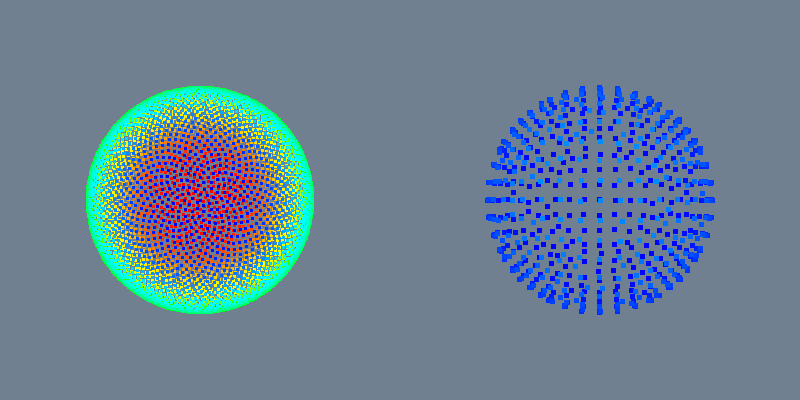

Generate this figure with Python:
#!/usr/bin/env python

# Downsample a point cloud using vtkVoxelGrid. The left viewport shows
# the original dense cloud and the right shows the voxelized result
# with one representative point per voxel.

import math

# Factory overrides: importing these modules registers the OpenGL rendering
# and interaction style implementations for vtkRenderingCore factory classes.
import vtkmodules.vtkInteractionStyle  # noqa: F401
import vtkmodules.vtkRenderingOpenGL2  # noqa: F401
# VTK pipeline classes used in this example
from vtkmodules.vtkCommonCore import vtkFloatArray, vtkPoints
from vtkmodules.vtkCommonDataModel import (
    vtkCellArray,
    vtkPolyData,
)
from vtkmodules.vtkFiltersGeneral import vtkVertexGlyphFilter
from vtkmodules.vtkFiltersPoints import vtkVoxelGrid
from vtkmodules.vtkRenderingCore import (
    vtkActor,
    vtkPolyDataMapper,
    vtkRenderWindow,
    vtkRenderWindowInteractor,
    vtkRenderer,
)

# Colors (normalized RGB)
slate_gray_background_rgb = (0.439, 0.502, 0.565)

# Source: create a dense spherical point cloud with elevation scalars
points = vtkPoints()
vertices = vtkCellArray()
scalars = vtkFloatArray()
scalars.SetName("Elevation")
for i in range(5000):
    phi = math.acos(1.0 - 2.0 * (i / 5000.0))
    theta = math.pi * (1.0 + 5.0**0.5) * i
    x = math.sin(phi) * math.cos(theta)
    y = math.sin(phi) * math.sin(theta)
    z = math.cos(phi)
    pid = points.InsertNextPoint(x, y, z)
    vertices.InsertNextCell(1, [pid])
    scalars.InsertNextValue(z)

cloud = vtkPolyData()
cloud.SetPoints(points)
cloud.SetVerts(vertices)
cloud.GetPointData().SetScalars(scalars)

# ---- Left viewport: original dense cloud ----
dense_mapper = vtkPolyDataMapper()
dense_mapper.SetInputData(cloud)
dense_mapper.SetScalarRange(-1.0, 1.0)

dense_actor = vtkActor()
dense_actor.SetMapper(dense_mapper)
dense_actor.GetProperty().SetPointSize(3)

left_renderer = vtkRenderer()
left_renderer.SetViewport(0.0, 0.0, 0.5, 1.0)
left_renderer.AddActor(dense_actor)
left_renderer.SetBackground(slate_gray_background_rgb)

# ---- Right viewport: voxelized (downsampled) cloud ----
voxel = vtkVoxelGrid()
voxel.SetInputData(cloud)
voxel.SetConfigurationStyleToLeafSize()
voxel.SetLeafSize(0.15, 0.15, 0.15)

voxel_verts = vtkVertexGlyphFilter()
voxel_verts.SetInputConnection(voxel.GetOutputPort())

voxel_mapper = vtkPolyDataMapper()
voxel_mapper.SetInputConnection(voxel_verts.GetOutputPort())
voxel_mapper.SetScalarRange(-1.0, 1.0)

voxel_actor = vtkActor()
voxel_actor.SetMapper(voxel_mapper)
voxel_actor.GetProperty().SetPointSize(5)

right_renderer = vtkRenderer()
right_renderer.SetViewport(0.5, 0.0, 1.0, 1.0)
right_renderer.AddActor(voxel_actor)
right_renderer.SetBackground(slate_gray_background_rgb)

# Window: display the rendered scene
render_window = vtkRenderWindow()
render_window.AddRenderer(left_renderer)
render_window.AddRenderer(right_renderer)
render_window.SetWindowName("voxel grid")
render_window.SetMultiSamples(0)
render_window.SetSize(800, 400)

# Scene: configure the camera
left_renderer.ResetCamera()
right_renderer.SetActiveCamera(left_renderer.GetActiveCamera())

# Interactor: handle mouse and keyboard events
render_window_interactor = vtkRenderWindowInteractor()
render_window_interactor.SetRenderWindow(render_window)

# Launch the interactive visualization
render_window_interactor.Initialize()
render_window_interactor.Start()
